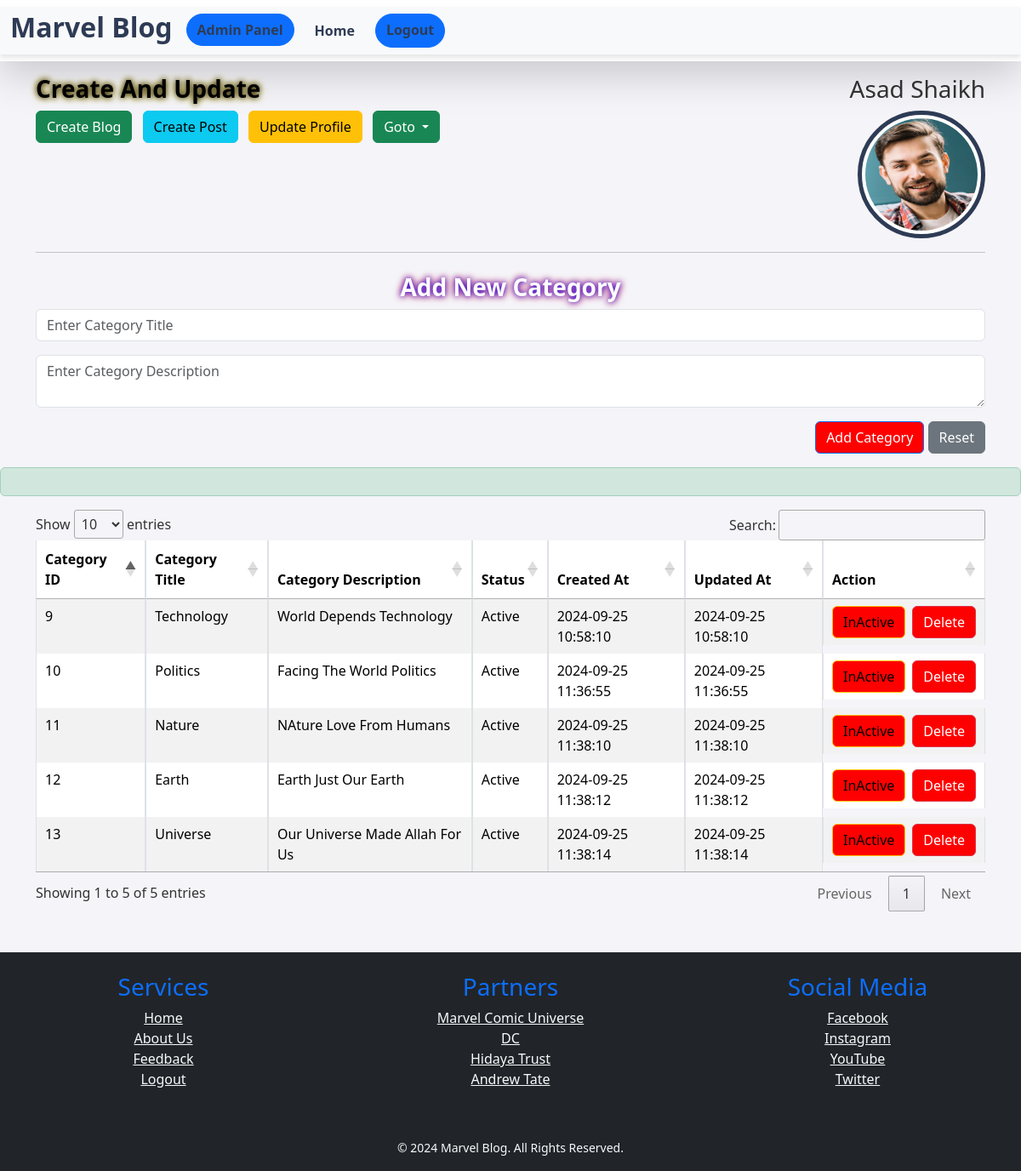
Page /Admin/Categories.php (signed in) on the committed database.
### tables this page shows
CREATE TABLE `category` (
  `category_id` int(11) NOT NULL AUTO_INCREMENT,
  `category_title` varchar(100) DEFAULT NULL,
  `category_description` text DEFAULT NULL,
  `category_status` enum('Active','InActive') DEFAULT NULL,
  `created_at` timestamp NOT NULL DEFAULT current_timestamp() ON UPDATE current_timestamp(),
  `updated_at` timestamp NULL DEFAULT NULL,
  PRIMARY KEY (`category_id`)
);

### database_class.php (called while the page is built, shortened)
<?php
	class Database implements DatabaseDriver{
		public $connection;
		public function __construct($hostname,$username,$password,$database){
			$this->hostname = $hostname;
			$this->username = $username;
			$this->password = $password;
			$this->database = $database;
			$this->connection =  mysqli_connect($this->hostname,$this->username,$this->password,$this->database);
		}
		public function execute_query($query){
			$this->query = $query;
			return $this->result = mysqli_query($this->connection,$this->query);
		}
	}

### Admin/Categories.php (the view, shortened to what this page needs)
<?php
include_once('../HF/header.php');
require_once "../database_class.php";
$database = new Database(HOST_NAME, USER_NAME, PASSWORD, DATABASE);
?>
<div class="container mt-4">
    <h3 class="text-white text-center" style="font-weight: 600; text-shadow: 0 0 7px #0000FF, 0 0 10px red;">Add New Category</h3>
    <form action="process.php?action=categorie" method="POST">
        <div class="mb-3">
            <input type="text" class="form-control" id="categoryTitle" name="title" placeholder="Enter Category Title" required>
        </div>
        <div class="mb-3">
            <textarea class="form-control" id="categoryDescription" name="description" placeholder="Enter Category Description" required></textarea>
        </div>
        <div class="text-end mb-3">
            <button type="submit" class="btn btn-primary">Add Category</button>
            <button type="reset" class="btn btn-secondary">Reset</button>
        </div>
    </form>
</div>
<div class="alert alert-success" role="alert">
</div>
<div class="container">
    <table id="myTable" class="table table-striped table-bordered mt-3">
        <thead>
            <tr>
                <th>Category ID</th>
                <th>Category Title</th>
                <th>Category Description</th>
                <th>Status</th>
                <th>Created At</th>
                <th>Updated At</th>
                <th>Action</th>
            </tr>
        </thead>
        <tbody>
            <?php
                $query = "SELECT * FROM category";
                $result = $database->execute_query($query);
                if ($result->num_rows > 0) {
                    while ($row = mysqli_fetch_assoc($result)) {
            ?>
            <tr>
                <td><?= $row['category_id']; ?></td>
                <td><?= $row['category_title']; ?></td>
                <td><?= $row['category_description']; ?></td>
                <td><?= $row['category_status']; ?></td>
                <td><?= $row['created_at']; ?></td>
                <td><?= $row['updated_at']; ?></td>
                <td style="display:flex;">
                    <form action="process.php?action=categoryactive" method="post" class="me-2">
                        <button type="submit" class="btn <?= $row['category_status'] == 'Active' ? 'btn-warning' : 'btn-success'; ?>">
                            <?= $row['category_status'] == 'Active' ? 'InActive' : 'Active'; ?>
                        </button>
                    </form>
                    <form action="process.php?action=deletecategory" method="POST">
                        <button class="btn btn-danger" type="submit">Delete</button>
                    </form>
                </td>
            </tr>
            <?php
                    }
                }
            ?>
        </tbody>
    </table>
</div>
<?php
include_once('../HF/footer.php');
?>

### css/style.css (style rules this page uses)
body { background-color: #f4f4f9; color: #333; }

### HF/header.php (style rules this page uses)
button { padding: 10px 15px; border: none; cursor: pointer; font-size: 16px; border-radius: 5px; color: #fff; transition: background-color 0.3s ease; }
button[type="submit"]:not([value="InActive"]) { background-color: red; }

### rows in the picture
category: category_id "9", category_title "Technology", category_description "World Depends Technology", category_status "Active", created_at "2024-09-25 10:58:10", updated_at "2024-09-25 10:58:10", shows "InActive"
category: category_id "10", category_title "Politics", category_description "Facing The World Politics", category_status "Active", created_at "2024-09-25 11:36:55", updated_at "2024-09-25 11:36:55", shows "InActive"
category: category_id "11", category_title "Nature", category_description "NAture Love From Humans", category_status "Active", created_at "2024-09-25 11:38:10", updated_at "2024-09-25 11:38:10", shows "InActive"
category: category_id "12", category_title "Earth", category_description "Earth Just Our Earth", category_status "Active", created_at "2024-09-25 11:38:12", updated_at "2024-09-25 11:38:12", shows "InActive"
category: category_id "13", category_title "Universe", category_description "Our Universe Made Allah For Us", category_status "Active", created_at "2024-09-25 11:38:14", updated_at "2024-09-25 11:38:14", shows "InActive"

### other values in the picture
$_SESSION['data']['first_name'] "Asad"
$_SESSION['data']['last_name'] "Shaikh"
